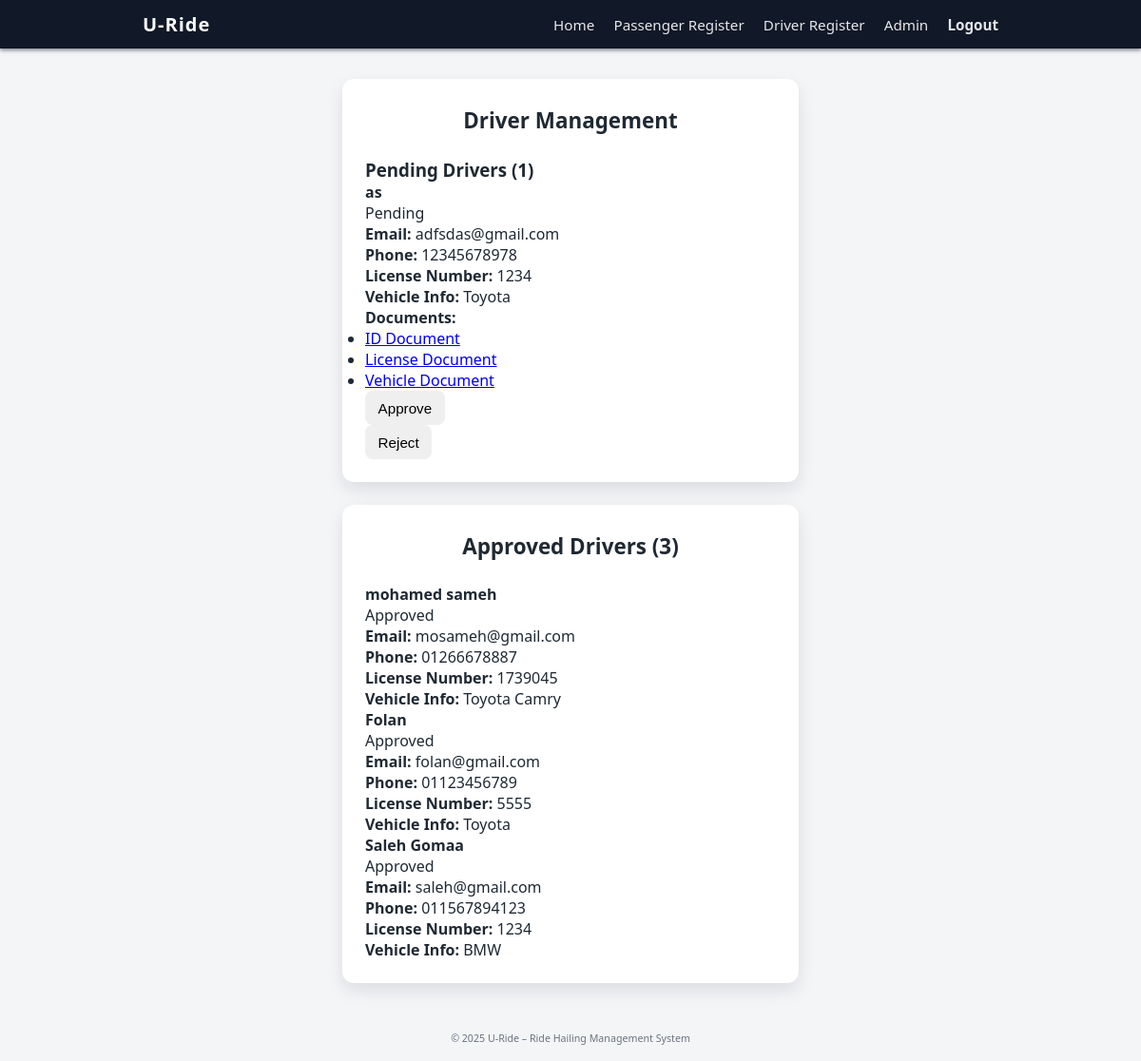
Page /admin/drivers (signed in) on the committed database.
### tables this page shows
CREATE TABLE drivers (
    id INTEGER PRIMARY KEY AUTOINCREMENT,
    user_id INTEGER NOT NULL,
    license_number TEXT,
    vehicle_info TEXT,
    id_doc_path TEXT,
    license_doc_path TEXT,
    vehicle_doc_path TEXT,
    verification_status TEXT NOT NULL DEFAULT 'pending'
        CHECK (verification_status IN ('pending', 'approved', 'rejected')),
    FOREIGN KEY(user_id) REFERENCES users(id)
);

CREATE TABLE users (
    id INTEGER PRIMARY KEY AUTOINCREMENT,
    name TEXT NOT NULL,
    email TEXT UNIQUE NOT NULL,
    phone TEXT UNIQUE NOT NULL,
    password_hash TEXT NOT NULL,
    role TEXT NOT NULL CHECK (role IN ('passenger', 'driver', 'admin'))
);

### app.py (the view)
@app.route("/admin/drivers", methods=["GET"])
def admin_drivers_list():
    if session.get("role") != "admin":
        return render_template("access_denied.html"), 403
    conn = get_db()
    cursor = conn.cursor()
    cursor.execute("""
                   SELECT d.id as driver_id,
                          u.name,
                          u.email,
                          u.phone,
                          d.license_number,
                          d.vehicle_info,
                          d.id_doc_path,
                          d.license_doc_path,
                          d.vehicle_doc_path,
                          d.verification_status
                   FROM drivers d
                            JOIN users u ON d.user_id = u.id
                   WHERE d.verification_status = 'pending'
                   """)
    pending_drivers = cursor.fetchall()
    cursor.execute("""
                   SELECT d.id as driver_id,
                          u.name,
                          u.email,
                          u.phone,
                          d.license_number,
                          d.vehicle_info,
                          d.verification_status
                   FROM drivers d
                            JOIN users u ON d.user_id = u.id
                   WHERE d.verification_status = 'approved'
                   """)
    approved_drivers = cursor.fetchall()
    cursor.execute("""
                   SELECT d.id as driver_id,
                          u.name,
                          u.email,
                          u.phone,
                          d.license_number,
                          d.vehicle_info,
                          d.verification_status
                   FROM drivers d
                            JOIN users u ON d.user_id = u.id
                   WHERE d.verification_status = 'rejected'
                   """)
    rejected_drivers = cursor.fetchall()
    conn.close()
    return render_template(
        "admin_drivers.html",
        pending_drivers=pending_drivers,
        approved_drivers=approved_drivers,
        rejected_drivers=rejected_drivers,
    )

### app.py (called while the page is built)
def get_db():
    conn = sqlite3.connect(DB_PATH)
    conn.row_factory = sqlite3.Row
    return conn

### templates/admin_drivers.html (shortened to what this page needs)
{% extends "base.html" %}
{% block content %}
<div class="card">
    <h2 class="card-title">Driver Management</h2>
    <h3>Pending Drivers ({{ pending_drivers|length }})</h3>
    {% if pending_drivers %}
        {% for driver in pending_drivers %}
            <div class="driver-card">
                <div class="driver-header">
                    <h4>{{ driver.name }}</h4>
                    <span class="badge badge-pending">Pending</span>
                </div>
                <div class="driver-details">
                    <p><strong>Email:</strong> {{ driver.email }}</p>
                    <p><strong>Phone:</strong> {{ driver.phone }}</p>
                    <p><strong>License Number:</strong> {{ driver.license_number }}</p>
                    <p><strong>Vehicle Info:</strong> {{ driver.vehicle_info }}</p>
                </div>
                <div class="documents">
                    <strong>Documents:</strong>
                    <ul>
                        <li><a href="{{ url_for('serve_uploaded_file', filename=driver.id_doc_path) }}" target="_blank">ID Document</a></li>
                        <li><a href="{{ url_for('serve_uploaded_file', filename=driver.license_doc_path) }}" target="_blank">License Document</a></li>
                        <li><a href="{{ url_for('serve_uploaded_file', filename=driver.vehicle_doc_path) }}" target="_blank">Vehicle Document</a></li>
                    </ul>
                </div>
                <div class="actions">
                    <form action="{{ url_for('admin_approve', driver_id=driver.driver_id) }}" method="POST">
                        <button type="submit" class="btn btn-approve">Approve</button>
                    </form>
                    <form action="{{ url_for('admin_reject', driver_id=driver.driver_id) }}" method="POST">
                        <button type="submit" class="btn btn-reject">Reject</button>
                    </form>
                </div>
            </div>
        {% endfor %}
    {% else %}
        <div class="empty-state">
            <p>No pending drivers for approval.</p>
        </div>
    {% endif %}
</div>
{% if approved_drivers %}
<div class="card" style="margin-top: 1.5rem;">
    <h3 class="card-title">Approved Drivers ({{ approved_drivers|length }})</h3>
    {% for driver in approved_drivers %}
        <div class="driver-card">
            <div class="driver-header">
                <h4>{{ driver.name }}</h4>
                <span class="badge badge-approved">Approved</span>
            </div>
            <div class="driver-details">
                <p><strong>Email:</strong> {{ driver.email }}</p>
                <p><strong>Phone:</strong> {{ driver.phone }}</p>
                <p><strong>License Number:</strong> {{ driver.license_number }}</p>
                <p><strong>Vehicle Info:</strong> {{ driver.vehicle_info }}</p>
            </div>
        </div>
    {% endfor %}
</div>
{% endif %}
{% endblock %}

### templates/base.html (shortened to what this page needs)
<!DOCTYPE html>
<html lang="en">
<head>
    <link rel="stylesheet" href="{{ url_for('static', filename='style.css') }}">
</head>
<body>
    <nav class="navbar">
        <div class="navbar-content">
            <div class="logo">
                U-Ride
            </div>
            <div class="nav-links">
                <a href="{{ url_for('home') }}">Home</a>
                <a href="{{ url_for('passenger_register_page') }}">Passenger Register</a>
                <a href="{{ url_for('driver_register_page') }}">Driver Register</a>
                <a href="{{ url_for('admin_drivers_list') }}">Admin</a>
                {% if session.get('user_id') %}
                    <a href="{{ url_for('logout') }}" class="logout-link">Logout</a>
                {% endif %}
            </div>
        </div>
    </nav>
    <main class="page">
        <section class="content">
            {% block content %}{% endblock %}
        </section>
    </main>
    <footer class="footer">
        <small>© 2025 U-Ride – Ride Hailing Management System</small>
    </footer>
</body>
</html>

### static/style.css (style rules this page uses)
* { box-sizing: border-box; margin: 0; padding: 0; }
body { font-family: system-ui, -apple-system, BlinkMacSystemFont, "Segoe UI", sans-serif; background: #f4f5f7; color: #1f2933; }
.navbar { background: #111827; color: #f9fafb; padding: 0.75rem 1.5rem; box-shadow: 0 2px 4px rgba(15, 23, 42, 0.5); }
.navbar-content { max-width: 900px; margin: 0 auto; display: flex; align-items: center; justify-content: space-between; }
.logo { font-weight: 700; font-size: 1.25rem; letter-spacing: 0.05em; }
.nav-links a { color: #e5e7eb; text-decoration: none; margin-left: 1rem; font-size: 0.95rem; }
.logout-link { font-weight: 600; }
.page { display: flex; justify-content: center; padding: 2rem 1rem; }
.content { width: 100%; max-width: 480px; }
.card { background: #ffffff; border-radius: 0.75rem; padding: 1.75rem 1.5rem 1.5rem; box-shadow: 0 8px 18px rgba(15, 23, 42, 0.1); }
.card-title { margin-bottom: 1.5rem; font-size: 1.4rem; font-weight: 600; text-align: center; }
.btn { border-radius: 0.5rem; border: none; padding: 0.6rem 0.85rem; font-size: 0.95rem; cursor: pointer; font-weight: 500; }
.footer { text-align: center; padding: 1rem 0; font-size: 0.8rem; color: #6b7280; }

### rows in the picture
drivers: name "as", email "adfsdas@gmail.com", phone "12345678978", license_number "1234", vehicle_info "Toyota"
drivers: name "mohamed sameh", email "mosameh@gmail.com", phone "01266678887", license_number "1739045", vehicle_info "Toyota Camry"
drivers: name "Folan", email "folan@gmail.com", phone "01123456789", license_number "5555", vehicle_info "Toyota"
drivers: name "Saleh Gomaa", email "saleh@gmail.com", phone "011567894123", license_number "1234", vehicle_info "BMW"

### other values in the picture
{{ pending_drivers|length }} "1"
{{ approved_drivers|length }} "3"
